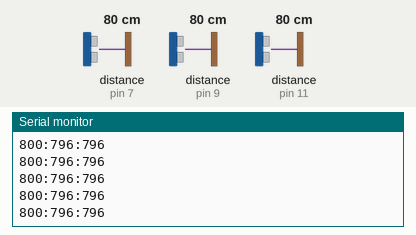
Bench run of a sketch on a simulated Arduino Uno, built with avr-gcc and run on an emulated ATmega328P. Shown: the last lines printed to the serial monitor. Wiring (inferred from the names in the program): 3 × ultrasonic range finder: trigger pin 8, echo pin 7 / trigger pin 10, echo pin 9 / trigger pin 12, echo pin 11. The inputs (shaded band) are chosen by the test bench; at power-on: distance to the obstacle (sensors on pin 7, pin 9, pin 11) 80 cm. The echo pulse lasts 58.3 µs per cm.

Above: at 1.2 s.
1.3 s: distance to the obstacle (sensor on pin 7) set to 2 cm
At 1.42 s:
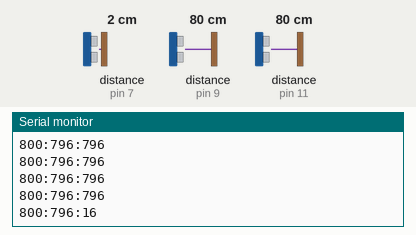
2.8 s: distance to the obstacle (sensor on pin 9) set to 60 cm
At 2.93 s:
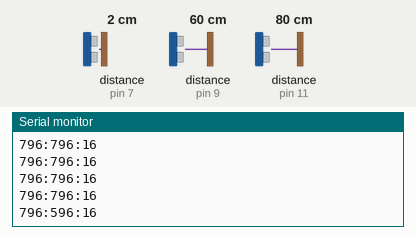
5.8 s: distance to the obstacle (sensor on pin 11) set to 2 cm
At 5.9 s:
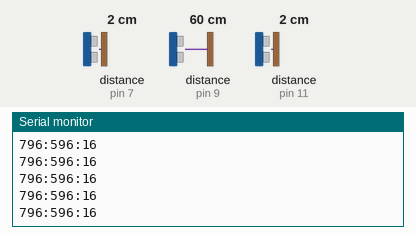
7.3 s: distance to the obstacle (sensor on pin 7) set to 4 cm
At 7.34 s:
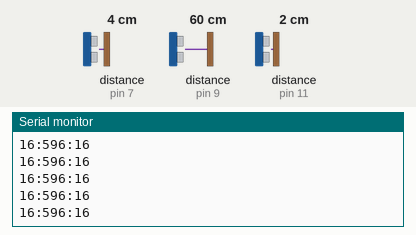
8.8 s: distance to the obstacle (sensor on pin 9) set to 2 cm
At 8.91 s:
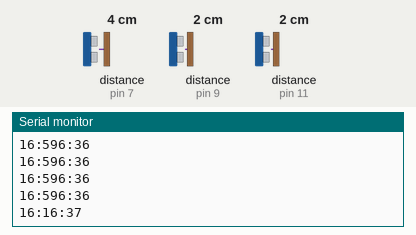
10.3 s: distance to the obstacle (sensor on pin 11) set to 4 cm
At 10.31 s:
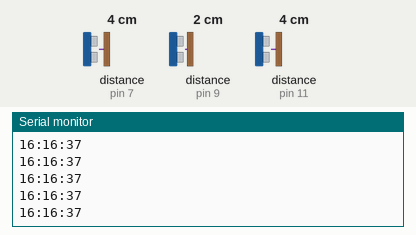
Timing chart, 0 to 12.8 s (numbered marks = the images above; inputs shaded):
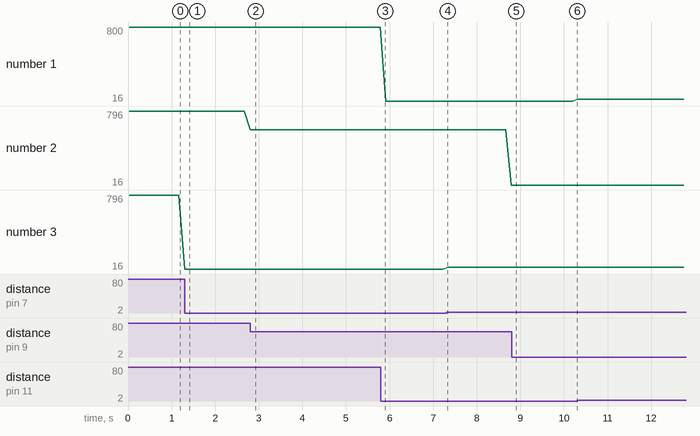

The sketch:

SensorPing_3Sensores_01.ino
```cpp
/*
HC-SR04 Ping distance sensor]
 VCC to arduino 5v GND to arduino GND
 Echo to Arduino pin 13 Trig to Arduino pin 12
 Red POS to Arduino pin 11
 Green POS to Arduino pin 10
 560 ohm resistor to both LED NEG and GRD power rail
 More info at: http://goo.gl/kJ8Gl
 Original code improvements to the Ping sketch sourced from Trollmaker.com
 Some code and wiring inspired by http://en.wikiversity.org/wiki/User:Dstaub/robotcar
 */
// #include <ardumidi.h>

#define echo3 7
#define trig3 8

#define echo2 9
#define trig2 10

#define echo1 11
#define trig1 12

void setup() {
 Serial.begin(9600);

  pinMode(trig1, OUTPUT);
  pinMode(trig2, OUTPUT);
  pinMode(trig3, OUTPUT);

  pinMode(echo1, INPUT);
  pinMode(echo2, INPUT);
  pinMode(echo3, INPUT);

}


void loop() {

  Serial.print(readDistance(echo1, trig1), DEC);
  Serial.print(":");
  Serial.print(readDistance(echo2, trig2), DEC);
  Serial.print(":");
  Serial.print(readDistance(echo3, trig3), DEC);
  Serial.print('\n');

  // Serial.print("one   :"); Serial.println();
  // delay(10);
  // Serial.print("two   :"); Serial.println(readDistance(echo2, trig2));
  // delay(101;
  // Serial.print("three :"); Serial.println(readDistance(echo3, trig3));
  // delay(10);

  delay(50);

  // midi();
}


unsigned long averageSensor(int sensor, int trigPin) {
  unsigned long acumulator;
  uint16_t i;
  uint8_t SAMPLESIZE = 10;
  uint8_t INITDELAYMS = 1;

  for(i = 0, acumulator = 0; i < SAMPLESIZE; i++) {
    acumulator += readDistance(sensor, trigPin);
//    delay(INITDELAYMS);
  }

  // return the mean (rounded up)
  return (unsigned long) acumulator / SAMPLESIZE;
}

unsigned long readDistance(int sensor, int trigPin){
  long duration, distance;
  digitalWrite(trigPin, LOW);        // apago el pin trigger
  delay(25);              // just in case
  digitalWrite(trigPin, HIGH);       // enciendo el pin
  delayMicroseconds(10);             // aguanta un cacho
  digitalWrite(trigPin, LOW);        // lo vuelve a apagar

  duration = pulseIn(sensor, HIGH, 52E3L);  // timeout en us
  distance = duration / 2L * 343L / 1E3; // mm

  return distance;
}

int note_on = 0;
#define MIDI_NOTE_OFF          0x80
#define MIDI_NOTE_ON           0x90


void midi()
{

  if (!note_on)
  {
  // play a Cminor chord on channel 0, at maximum volume (127)
    midi_command(MIDI_NOTE_ON, 0, 61, 127);
    // midi_note_on(0, MIDI_E + MIDI_FLAT + MIDI_OCTAVE, 127);
    // midi_note_on(0, MIDI_G + MIDI_OCTAVE, 127);

  // The MIDI_* macros were created to make your life easier, but you
  // don't have to use them. You may enter numbers instead if you know
  // what you're doing.

    note_on = 1;
    // digitalWrite(ledPin, HIGH);
  }

  else
  {
  // stop the Cminor chord
    midi_command(MIDI_NOTE_OFF, 0, 61, 127);
    // midi_note_off(0, MIDI_E + MIDI_FLAT + MIDI_OCTAVE, 127);
    // midi_note_off(0, MIDI_G + MIDI_OCTAVE, 127);

    note_on = 0;
    // digitalWrite(ledPin, LOW);
  }

  delay(500);
}


void midi_command(byte command, byte channel, byte param1, byte param2)
{
  Serial.write(command | (channel & 0x0F));
  Serial.write(param1 & 0x7F);
  Serial.write(param2 & 0x7F);
}


// Available commands:
//
// Start/stop playing a certain note:
//   midi_note_on(byte channel, byte key, byte velocity);
//   midi_note_off(byte channel, byte key, byte velocity);
//
// Change pressure of specific keys:
//   midi_key_pressure(byte channel, byte key, byte value);
//
// Change controller value (used for knobs, etc):
//   midi_controller_change(byte channel, byte controller, byte value);
//
// Change "program" (change the instrument):
//   midi_program_change(byte channel, byte program);
//
// Change key pressure of entire channels:
//   midi_channel_pressure(byte channel, byte value);
//
// Change pitch-bend wheel:
//   midi_pitch_bend(byte channel, int value);
//
// Send a comment:
//   midi_comment(char* str);
//
// Send a series of bytes (to be interpreted by another program):
//   midi_printbytes(char* bytes, int len);
//
// Parameters:
//   channel             an integer from 0 to 15
//   pitch-bend value    an integer from 0 to 16383
//   all other values    an integer from 0 to 127
//
```

Measured:
- after the input at 1.3 s, the serial monitor: prints a new line at once (image 1)
- after the input at 2.8 s, the serial monitor: prints a new line at once (image 2)
- plotted number 2: 796 → 596 after the input at 2.8 s
- plotted number 3: 796 → 16 after the input at 1.3 s, 16 → 37 after the input at 7.3 s
